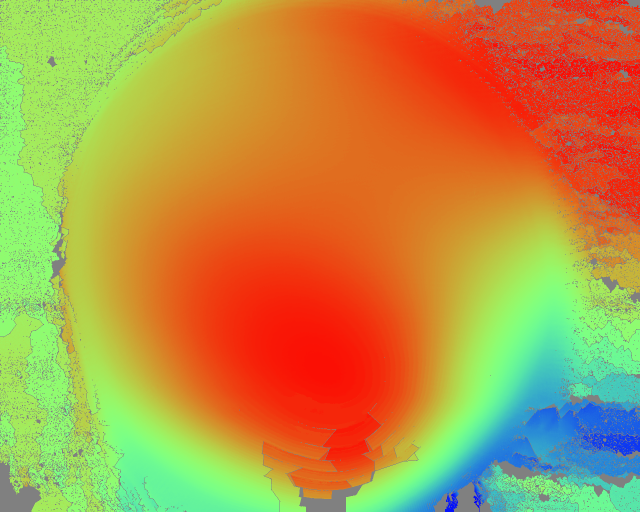
%> input picture 4 lambda unwrapped images/AB.bmp, 1280 x 1024 px (shown at 1/2 size)
$ octave Main.m   (GNU Octave 9; MATLAB toolbox functions it lacks are replaced by stand-ins)
%> lines starting %> are read from the running program, lines starting %| are printed output that depends on the picture
im1= input('Enter the name of the AB image with its extension: ');
%> the answer given: '4 lambda unwrapped images/AB.bmp'
im2= input('Enter the name of the BC image with its extension: ');
%> the answer given: '4 lambda unwrapped images/AB90.bmp'
im3= input('Enter the name of the CA image with its extension: ');
%> the answer given: '4 lambda unwrapped images/AB90.bmp'
im4= input('Enter the name of the image AB90º with its extension: ');
%> the answer given: '4 lambda unwrapped images/AB90.bmp'
AB=imread(im1); BC=imread(im2); CA=imread(im3); AB90=imread(im4);
%> after `AB=imread(im1)`:
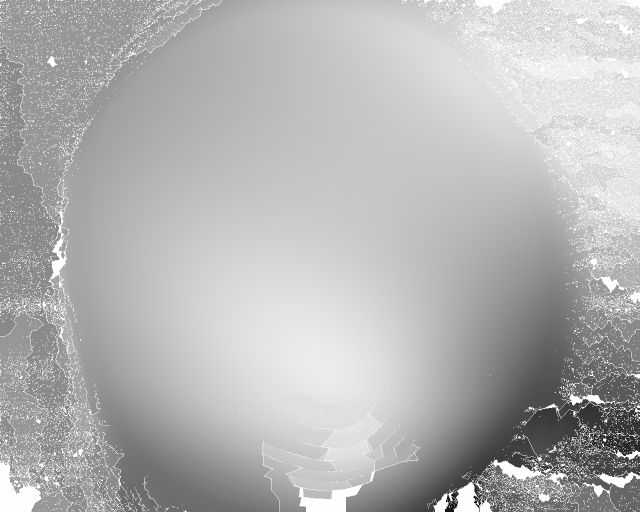
%> AB: size 1024x1280 uint8 (shown at 1/2 size); min 0, max 254, mean 179.7
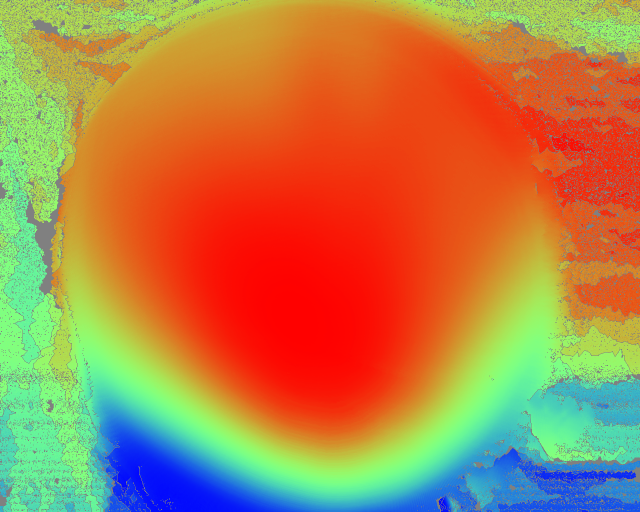
%> input picture 4 lambda unwrapped images/AB90.bmp, 1280 x 1024 px (shown at 1/2 size)
%> after `BC=imread(im2)`:
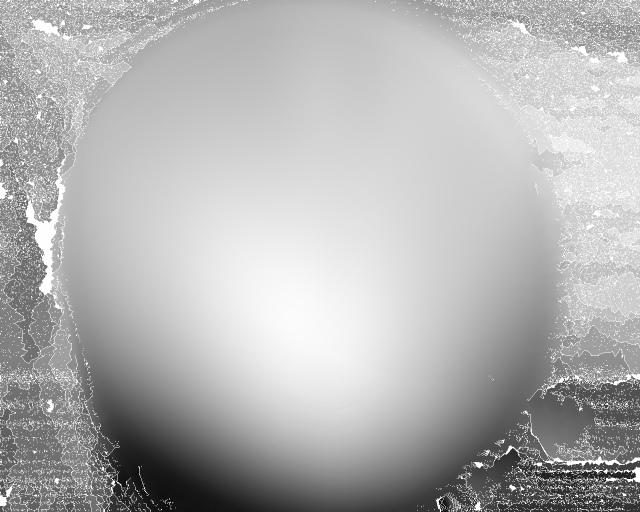
%> BC: size 1024x1280 uint8 (shown at 1/2 size); min 0, max 254, mean 178.6
imshow(AB)
xmin= input('Enter the X value of the upper left corner of the cut square: ');
%> the answer given: 3
ymin= input('Enter the Y value of the upper left corner of the cut square: ');
%> the answer given: 3
%> (the run ends here)
